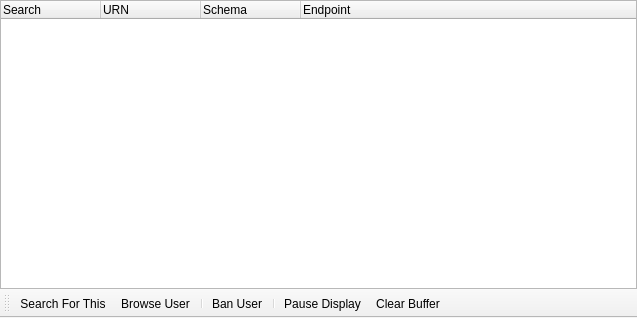
<?xml version="1.0" encoding="UTF-8"?>
<ui version="4.0">
 <class>WidgetSearchMonitor</class>
 <widget class="QMainWindow" name="WidgetSearchMonitor">
  <property name="geometry">
   <rect>
    <x>0</x>
    <y>0</y>
    <width>637</width>
    <height>318</height>
   </rect>
  </property>
  <property name="windowTitle">
   <string>MainWindow</string>
  </property>
  <widget class="QWidget" name="centralwidget">
   <layout class="QVBoxLayout" name="verticalLayout">
    <property name="spacing">
     <number>0</number>
    </property>
    <property name="margin">
     <number>0</number>
    </property>
    <item>
     <widget class="QTreeWidget" name="treeWidgetSearchMonitor">
      <property name="rootIsDecorated">
       <bool>false</bool>
      </property>
      <property name="itemsExpandable">
       <bool>false</bool>
      </property>
      <column>
       <property name="text">
        <string notr="true">Search</string>
       </property>
      </column>
      <column>
       <property name="text">
        <string>URN</string>
       </property>
      </column>
      <column>
       <property name="text">
        <string>Schema</string>
       </property>
      </column>
      <column>
       <property name="text">
        <string>Endpoint</string>
       </property>
      </column>
     </widget>
    </item>
   </layout>
  </widget>
  <widget class="QToolBar" name="toolBar">
   <property name="contextMenuPolicy">
    <enum>Qt::PreventContextMenu</enum>
   </property>
   <property name="windowTitle">
    <string>toolBar</string>
   </property>
   <property name="iconSize">
    <size>
     <width>16</width>
     <height>16</height>
    </size>
   </property>
   <property name="toolButtonStyle">
    <enum>Qt::ToolButtonTextBesideIcon</enum>
   </property>
   <property name="floatable">
    <bool>false</bool>
   </property>
   <attribute name="toolBarArea">
    <enum>BottomToolBarArea</enum>
   </attribute>
   <attribute name="toolBarBreak">
    <bool>false</bool>
   </attribute>
   <addaction name="actionSearchMonitorSearchForThis"/>
   <addaction name="actionSearchMonitorBrowseUser"/>
   <addaction name="separator"/>
   <addaction name="actionSearchMonitorBanUser"/>
   <addaction name="separator"/>
   <addaction name="actionSearchPauseDisplay"/>
   <addaction name="actionSearchMonitorClearBuffer"/>
  </widget>
  <action name="actionSearchMonitorSearchForThis">
   <property name="icon">
    <iconset resource="Resource.qrc">
     <normaloff>:/Resource/Generic/Search.png</normaloff>:/Resource/Generic/Search.png</iconset>
   </property>
   <property name="text">
    <string>Search For This</string>
   </property>
   <property name="toolTip">
    <string>Search For This</string>
   </property>
  </action>
  <action name="actionSearchMonitorBrowseUser">
   <property name="icon">
    <iconset resource="Resource.qrc">
     <normaloff>:/Resource/Network/Browse.png</normaloff>:/Resource/Network/Browse.png</iconset>
   </property>
   <property name="text">
    <string>Browse User</string>
   </property>
   <property name="toolTip">
    <string>Browse User</string>
   </property>
  </action>
  <action name="actionSearchMonitorBanUser">
   <property name="icon">
    <iconset resource="Resource.qrc">
     <normaloff>:/Resource/Generic/Ban.png</normaloff>:/Resource/Generic/Ban.png</iconset>
   </property>
   <property name="text">
    <string>Ban User</string>
   </property>
   <property name="toolTip">
    <string>Ban User</string>
   </property>
  </action>
  <action name="actionSearchPauseDisplay">
   <property name="icon">
    <iconset resource="Resource.qrc">
     <normaloff>:/Resource/Media/PauseMedia.png</normaloff>:/Resource/Media/PauseMedia.png</iconset>
   </property>
   <property name="text">
    <string>Pause Display</string>
   </property>
   <property name="toolTip">
    <string>Pause Display</string>
   </property>
  </action>
  <action name="actionSearchMonitorClearBuffer">
   <property name="icon">
    <iconset resource="Resource.qrc">
     <normaloff>:/Resource/Generic/Clear.png</normaloff>:/Resource/Generic/Clear.png</iconset>
   </property>
   <property name="text">
    <string>Clear Buffer</string>
   </property>
   <property name="toolTip">
    <string>Clear Buffer</string>
   </property>
  </action>
 </widget>
 <resources>
  <include location="Resource.qrc"/>
 </resources>
 <connections/>
</ui>
